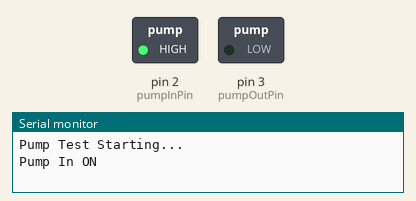
Simulated run of this sketch. Board: Arduino Uno, built with avr-gcc and run on an emulated ATmega328P. On the bench: switched loads named in the sketch (green lamp = pin HIGH), the last lines printed to the serial monitor.

Above: at 1.0 s.
At 2.5 s:
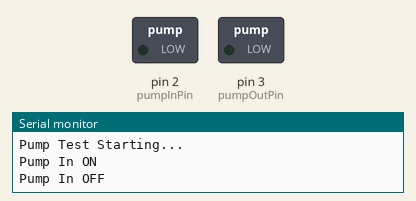
At 4.0 s:
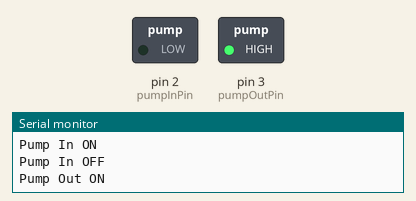
Timing chart, 0 to 7.8 s (numbered marks = the images above):
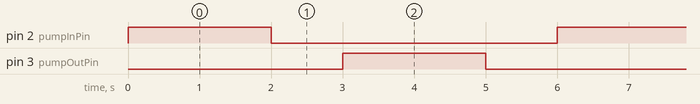

Measured:
- by itself, pin 2 (pumpInPin), pin 3 (pumpOutPin): alternates HIGH for 2.0 s and LOW for 4.0 s
- by itself, everything shown: repeats every 6.0 s, in 4 steps

The sketch:

test_Pumps.ino
```cpp
/*To test the functionality of the pump and the solenoid after being connected to the MOSFED circuit*/

const int pumpInPin = 2;
const int pumpOutPin = 3;

void setup() {
  pinMode(pumpInPin, OUTPUT);
  pinMode(pumpOutPin, OUTPUT);

  Serial.begin(9600);
  Serial.println("Pump Test Starting...");
}

void loop() {
  // Pump In
  Serial.println("Pump In ON");
  digitalWrite(pumpInPin, HIGH);
  delay(2000);

  Serial.println("Pump In OFF");
  digitalWrite(pumpInPin, LOW);
  delay(1000);

  // Pump Out
  Serial.println("Pump Out ON");
  digitalWrite(pumpOutPin, HIGH);
  delay(2000);

  Serial.println("Pump Out OFF");
  digitalWrite(pumpOutPin, LOW);
  delay(1000);
}
```
